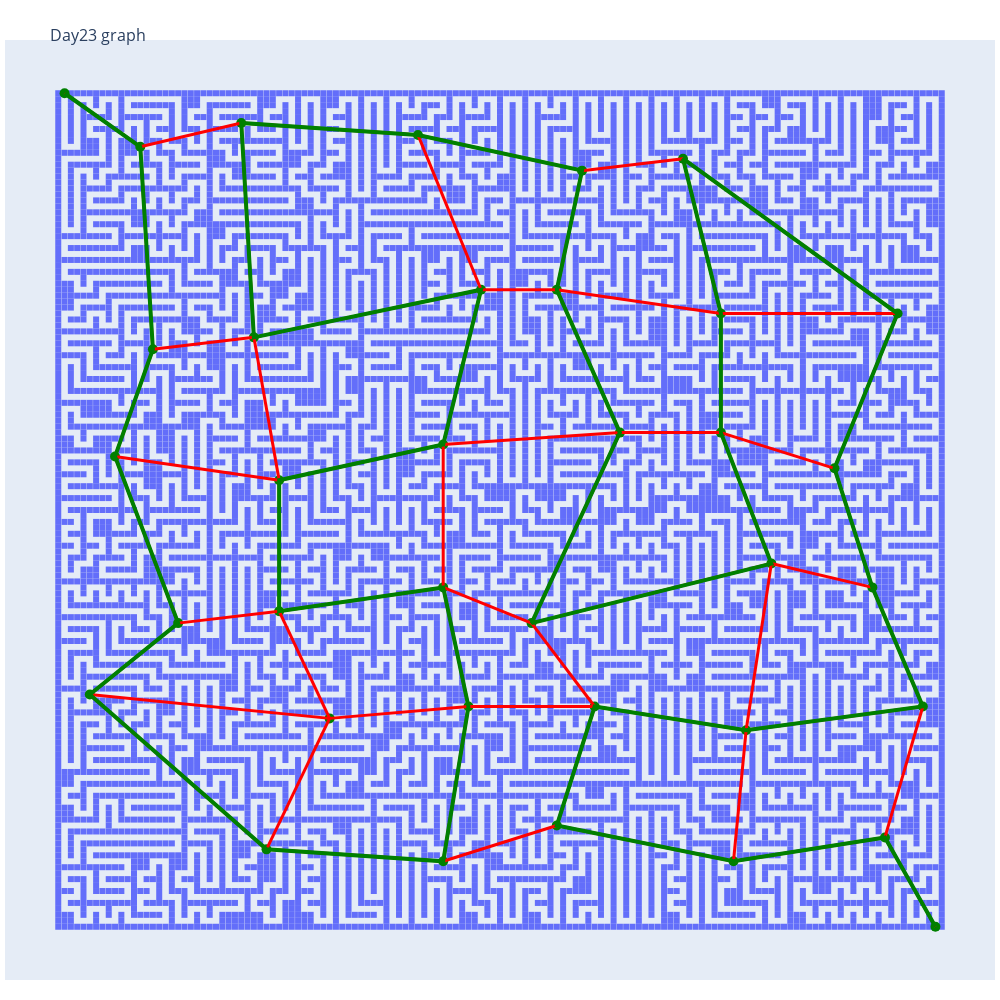

The notebook cell saved with this chart:
### Code cell
px=[]
py=[]
for  p in bestP+[(R-1,C-2)]:
    px.append(R-p[0])
    py.append(p[1])
    
edge_x = []
edge_y = []
for edge in GG.edges():
    #print(edge)
    x0, y0 = edge[0]
    x1, y1 = edge[1]
    edge_x.append(R-x0)
    edge_x.append(R-x1)
    edge_x.append(None)
    edge_y.append(y0)
    edge_y.append(y1)
    edge_y.append(None)

edge_trace = go.Scatter(
    y=edge_x, x=edge_y,
    line=dict(width=3, color='red'),
    hoverinfo='none',
    mode='lines')

bestpad_trace = go.Scatter(
    y=px, x=py,
    line=dict(width=4, color='green'),
    hoverinfo='none',
    mode='lines')

node_x = []
node_y = []
for node in GG.nodes():
    x,y = node
    node_x.append(y)
    node_y.append(x)

node_trace = go.Scatter(
    x=node_x, y=node_y,
    mode='markers',
    hoverinfo='text',
    marker=dict(
        showscale=True,
        # colorscale options
        #'Greys' | 'YlGnBu' | 'Greens' | 'YlOrRd' | 'Bluered' | 'RdBu' |
        #'Reds' | 'Blues' | 'Picnic' | 'Rainbow' | 'Portland' | 'Jet' |
        #'Hot' | 'Blackbody' | 'Earth' | 'Electric' | 'Viridis' |
        colorscale='YlGnBu',
        reversescale=True,
        color=[],
        size=5,
        colorbar=dict(
            thickness=15,
            title='Node Connections',
            xanchor='left',
            titleside='right'
        ),
        line_width=2))



node_adjacencies = []
node_text = []
for node, adjacencies in enumerate(GG.adjacency()):
    node_adjacencies.append(len(adjacencies[1]))
    node_text.append('# of connections: '+str(len(adjacencies[1])))

node_trace.marker.color = node_adjacencies
node_trace.text = node_text
fig = go.Figure()
doolhof=go.Scatter(x=wx, y=wy,
                    mode='markers',
                    name='markers',marker_symbol='square')
kruisingen=go.Scatter(x=kx, y=ky,
                   mode='markers',marker=dict(
        # colorscale options
        #'Greys' | 'YlGnBu' | 'Greens' | 'YlOrRd' | 'Bluered' | 'RdBu' |
        #'Reds' | 'Blues' | 'Picnic' | 'Rainbow' | 'Portland' | 'Jet' |
        #'Hot' | 'Blackbody' | 'Earth' | 'Electric' | 'Viridis' |
        colorscale='YlGnBu',
        reversescale=True,
        color='green',
        size=10))



fig = go.Figure(data=[doolhof,kruisingen,edge_trace,bestpad_trace],#, node_trace],
             layout=go.Layout(
                title='<br>Day23 graph',
                titlefont_size=16,
                showlegend=False,
                hovermode='closest',
                margin=dict(b=20,l=5,r=5,t=40),
                # annotations=[ dict(
                #     text="Python code: <a href='https://plotly.com/ipython-notebooks/network-graphs/'> https://plotly.com/ipython-notebooks/network-graphs/</a>",
                #     showarrow=False,
                #     xref="paper", yref="paper",
                #     x=0.005, y=-0.002 ) ],
                xaxis=dict(showgrid=False, zeroline=False, showticklabels=False),
                yaxis=dict(showgrid=False, zeroline=False, showticklabels=False))
                )

fig.update_layout(
        autosize=False,
        width=1000,
        height=1000,
    showlegend=False
    )
fig.show()
h=fig.to_html('long_walk.html')
open('long_walk.html','w').write(h)

### Figure 1 — Plotly figure (JSON) as saved in the notebook; plotly's stock layout.template omitted (floating-point values rounded to 4 significant figures; data arrays with more than 128 entries replaced by an {"elided": "..."} marker saying what was removed)
{"data": [{"marker": {"symbol": "square"}, "mode": "markers", "name": "markers", "type": "scatter", "x": {"elided": "10475 int values"}, "y": {"elided": "10475 int values"}}, {"marker": {"color": "green", "colorscale": [[0, "rgb(255,255,217)"], [0.125, "rgb(237,248,177)"], [0.25, "rgb(199,233,180)"], [0.375, "rgb(127,205,187)"], [0.5, "rgb(65,182,196)"], [0.625, "rgb(29,145,192)"], [0.75, "rgb(34,94,168)"], [0.875, "rgb(37,52,148)"], [1, "rgb(8,29,88)"]], "reversescale": true, "size": 10}, "mode": "markers", "type": "scatter", "x": [1, 29, 57, 13, 99, 83, 67, 79, 105, 133, 31, 15, 89, 105, 61, 9, 123, 35, 113, 61, 129, 35, 19, 75, 5, 65, 85, 137, 43, 109, 79, 131, 33, 61, 107, 139], "y": [141, 136, 134, 132, 130, 128, 108, 108, 104, 104, 100, 98, 84, 84, 82, 80, 78, 76, 62, 58, 58, 54, 52, 52, 40, 38, 38, 38, 36, 34, 18, 16, 14, 12, 12, 1]}, {"hoverinfo": "none", "line": {"color": "red", "width": 3}, "mode": "lines", "type": "scatter", "x": {"elided": "180 int values"}, "y": {"elided": "180 int values"}}, {"hoverinfo": "none", "line": {"color": "green", "width": 4}, "mode": "lines", "type": "scatter", "x": [1, 13, 15, 9, 19, 5, 33, 61, 65, 61, 35, 35, 61, 67, 31, 29, 57, 83, 79, 89, 75, 113, 105, 105, 99, 133, 123, 129, 137, 109, 85, 79, 107, 131, 139], "y": [141, 132, 98, 80, 52, 40, 14, 12, 38, 58, 54, 76, 82, 108, 100, 136, 134, 128, 108, 84, 52, 62, 84, 104, 130, 104, 78, 58, 38, 34, 38, 18, 12, 16, 1]}], "layout": {"autosize": false, "height": 1000, "hovermode": "closest", "margin": {"b": 20, "l": 5, "r": 5, "t": 40}, "showlegend": false, "title": {"font": {"size": 16}, "text": "<br>Day23 graph"}, "width": 1000, "xaxis": {"autorange": true, "range": [-8.438, 148.4], "showgrid": false, "showticklabels": false, "type": "linear", "zeroline": false}, "yaxis": {"autorange": true, "range": [-7.944, 149.9], "showgrid": false, "showticklabels": false, "type": "linear", "zeroline": false}}}
